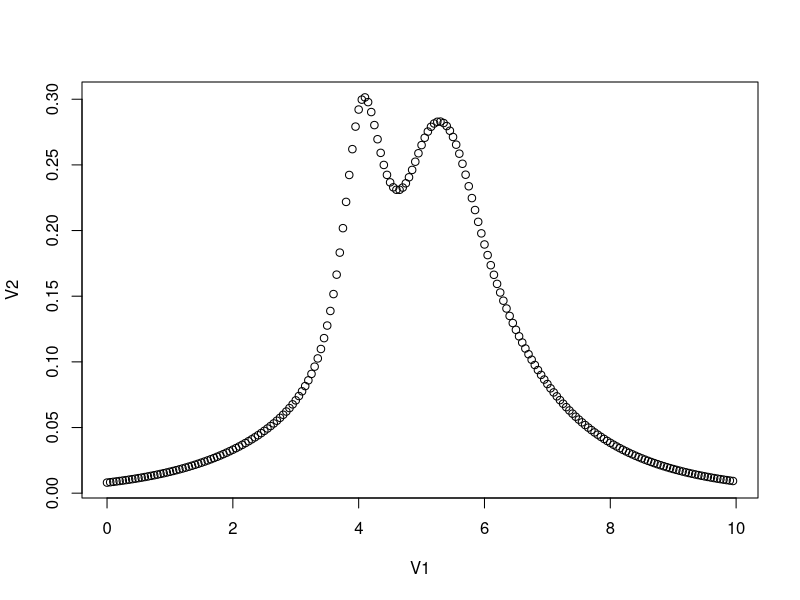

Recreate this plot in R.
data = read.csv("density.csv", header=F)
plot(data)

#clust = read.csv("best_clust.csv")

x = seq(1, 6.0, 0.1)
data = dnorm(x, 4, 2/1.5)
#data = dinvgamma(x, 2.0, 2.0)
#plot(data)
